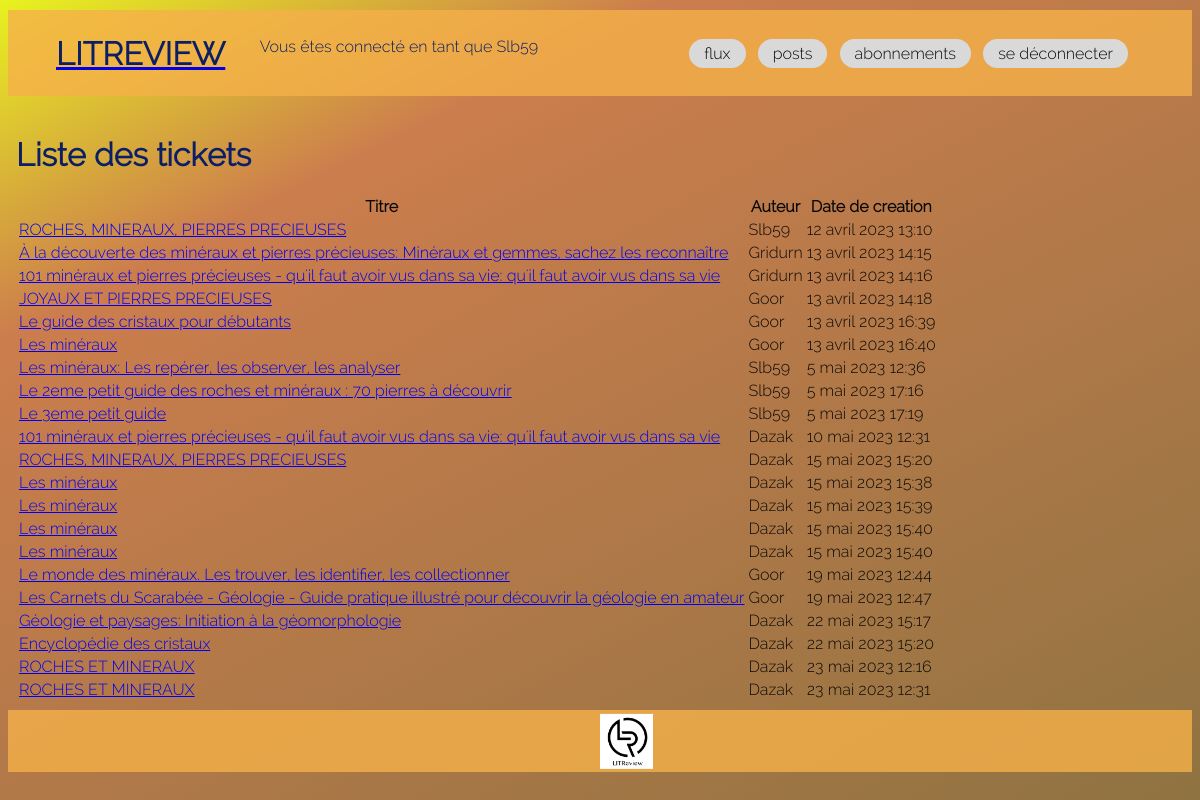
Screenshot of /tickets/ (signed in) with the database file from the repository.
### review/models.py (models this page shows, shortened)
class Ticket(models.Model):
    title = models.CharField(max_length=128)
    description = models.TextField(max_length=2048, blank=True)
    user = models.ForeignKey(to=settings.AUTH_USER_MODEL,
                             on_delete=models.CASCADE)
    image = models.ImageField(null=True, blank=True,
                              upload_to='img')
    time_created = models.DateTimeField(auto_now_add=True)
    IMAGE_MAX_SIZE = (200, 200)

### review/views.py (the view)
# urls.py: path('tickets/', views.ticket_list, name='ticket_list'),
def ticket_list(request):
    tickets = Ticket.objects.all()
    return render(request, 'review/ticket/list.html', {'tickets': tickets})

### templates/review/ticket/list.html (shortened to what this page needs)
{% extends "base.html" %}
{% block content %}
 <h1>Liste des tickets</h1>
 <table>
    <tr>
        <th>Titre</th>
        <th>Auteur</th>
        <th>Date de creation</th>
    </tr>
 {% for ticket in tickets %}
 <tr>
    <td> <a href="{% url 'review:ticket_detail' ticket.id %}">
        {{ ticket.title }}
        </a>
    </td>
    <td>{{ ticket.user }}</td>
    <td>{{ ticket.time_created }}</td>
</tr>
{% endfor %}
</table>
{% endblock %}

### templates/base/header.html
<header id="header">
    <a href="{% url 'review:feed' %}"><h1>LITREVIEW</h1></a>
    {% if user.is_authenticated %}
        <div class="user_connected">
        <p>Vous êtes connecté en tant que {{request.user}}</p>
        </div>
        <nav class="header__menu">
            {% include 'navbar/navbar.html' %}
        </nav>
    {% endif %}
</header>

### static/css/review.css (style rules this page uses)
html { background: linear-gradient(333deg, rgb(144, 115, 66) 0%, rgb(204, 125, 77) 76%, rgb(232, 242, 31) 100%); font-family: "Raleway-Light"; color: rgb(10, 9, 8); min-height: 100vh; scroll-behavior: smooth; overflow-x: hidden; }
h1 { font-size: 2rem; color: rgb(11, 31, 101); }
div { padding: 0.5rem; }
header { background-color: rgba(246, 177, 73, 0.8); padding: 0.2rem 3rem; display: grid; grid-template-columns: repeat(1fr 2fr 4fr); margin: 10px auto; }
header .user_connected { grid-column: 2; color: rgb(11, 31, 101); }
header .header__menu { padding-top: 0em; padding-right: 0em; grid-column: 4; margin: auto 1em; align-content: center; text-align: right; }

### rows the page displays
Ticket: title "ROCHES, MINERAUX, PIERRES PRECIEUSES", user "Slb59", time_created "12 avril 2023 13:10"
Ticket: title "À la découverte des minéraux et pierres précieuses: Minéraux et gemmes, sachez les reconnaître", user "Gridurn", time_created "13 avril 2023 14:15"
Ticket: title "101 minéraux et pierres précieuses - qu'il faut avoir vus dans sa vie: qu'il faut avoir vus dans sa vie", user "Gridurn", time_created "13 avril 2023 14:16"
Ticket: title "JOYAUX ET PIERRES PRECIEUSES", user "Goor", time_created "13 avril 2023 14:18"
Ticket: title "Le guide des cristaux pour débutants", user "Goor", time_created "13 avril 2023 16:39"
Ticket: title "Les minéraux", user "Goor", time_created "13 avril 2023 16:40"
Ticket: title "Les minéraux: Les repérer, les observer, les analyser", user "Slb59", time_created "5 mai 2023 12:36"
Ticket: title "Le 2eme petit guide des roches et minéraux : 70 pierres à découvrir", user "Slb59", time_created "5 mai 2023 17:16"
Ticket: title "Le 3eme petit guide", user "Slb59", time_created "5 mai 2023 17:19"
Ticket: title "101 minéraux et pierres précieuses - qu'il faut avoir vus dans sa vie: qu'il faut avoir vus dans sa vie", user "Dazak", time_created "10 mai 2023 12:31"
Ticket: title "ROCHES, MINERAUX, PIERRES PRECIEUSES", user "Dazak", time_created "15 mai 2023 15:20"
Ticket: title "Les minéraux", user "Dazak", time_created "15 mai 2023 15:38"
Ticket: title "Les minéraux", user "Dazak", time_created "15 mai 2023 15:39"
Ticket: title "Les minéraux", user "Dazak", time_created "15 mai 2023 15:40"
Ticket: title "Les minéraux", user "Dazak", time_created "15 mai 2023 15:40"
Ticket: title "Le monde des minéraux. Les trouver, les identifier, les collectionner", user "Goor", time_created "19 mai 2023 12:44"
Ticket: title "Les Carnets du Scarabée - Géologie - Guide pratique illustré pour découvrir la géologie en amateur", user "Goor", time_created "19 mai 2023 12:47"
Ticket: title "Géologie et paysages: Initiation à la géomorphologie", user "Dazak", time_created "22 mai 2023 15:17"
Ticket: title "Encyclopédie des cristaux", user "Dazak", time_created "22 mai 2023 15:20"
Ticket: title "ROCHES ET MINERAUX", user "Dazak", time_created "23 mai 2023 12:16"
Ticket: title "ROCHES ET MINERAUX", user "Dazak", time_created "23 mai 2023 12:31"

### other values shown
{{ request.user }} "Slb59"
